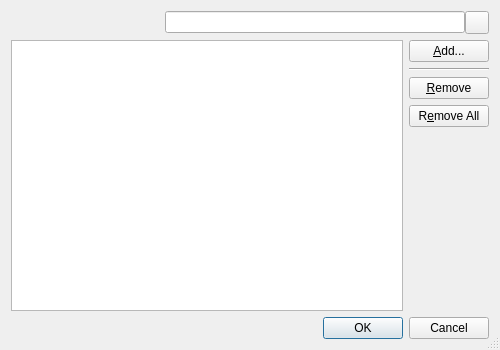
<?xml version="1.0" encoding="UTF-8"?>
<ui version="4.0">
 <class>SendRefererWhitelistDialog</class>
 <widget class="QDialog" name="SendRefererWhitelistDialog">
  <property name="geometry">
   <rect>
    <x>0</x>
    <y>0</y>
    <width>500</width>
    <height>350</height>
   </rect>
  </property>
  <property name="windowTitle">
   <string>Send Referer Whitelist</string>
  </property>
  <property name="sizeGripEnabled">
   <bool>true</bool>
  </property>
  <layout class="QVBoxLayout" name="verticalLayout">
   <item>
    <layout class="QGridLayout" name="gridLayout_2">
     <property name="horizontalSpacing">
      <number>0</number>
     </property>
     <item row="0" column="1">
      <widget class="QLineEdit" name="searchEdit">
       <property name="sizePolicy">
        <sizepolicy hsizetype="Expanding" vsizetype="Fixed">
         <horstretch>0</horstretch>
         <verstretch>0</verstretch>
        </sizepolicy>
       </property>
       <property name="minimumSize">
        <size>
         <width>300</width>
         <height>0</height>
        </size>
       </property>
       <property name="toolTip">
        <string>Enter search term for hosts</string>
       </property>
      </widget>
     </item>
     <item row="0" column="2">
      <widget class="QToolButton" name="clearButton">
       <property name="toolTip">
        <string>Press to clear the search edit</string>
       </property>
       <property name="text">
        <string/>
       </property>
      </widget>
     </item>
     <item row="0" column="0">
      <spacer name="horizontalSpacer">
       <property name="orientation">
        <enum>Qt::Horizontal</enum>
       </property>
       <property name="sizeHint" stdset="0">
        <size>
         <width>40</width>
         <height>20</height>
        </size>
       </property>
      </spacer>
     </item>
    </layout>
   </item>
   <item>
    <layout class="QGridLayout" name="gridLayout">
     <item row="4" column="1">
      <spacer name="verticalSpacer">
       <property name="orientation">
        <enum>Qt::Vertical</enum>
       </property>
       <property name="sizeHint" stdset="0">
        <size>
         <width>20</width>
         <height>40</height>
        </size>
       </property>
      </spacer>
     </item>
     <item row="0" column="1">
      <widget class="QPushButton" name="addButton">
       <property name="toolTip">
        <string>Press to add site to the whitelist</string>
       </property>
       <property name="text">
        <string>&amp;Add...</string>
       </property>
       <property name="autoDefault">
        <bool>false</bool>
       </property>
      </widget>
     </item>
     <item row="1" column="1">
      <widget class="Line" name="line">
       <property name="orientation">
        <enum>Qt::Horizontal</enum>
       </property>
      </widget>
     </item>
     <item row="2" column="1">
      <widget class="QPushButton" name="removeButton">
       <property name="toolTip">
        <string>Press to remove the selected entries</string>
       </property>
       <property name="text">
        <string>&amp;Remove</string>
       </property>
       <property name="autoDefault">
        <bool>false</bool>
       </property>
      </widget>
     </item>
     <item row="3" column="1">
      <widget class="QPushButton" name="removeAllButton">
       <property name="toolTip">
        <string>Press to remove all entries</string>
       </property>
       <property name="text">
        <string>R&amp;emove All</string>
       </property>
       <property name="autoDefault">
        <bool>false</bool>
       </property>
      </widget>
     </item>
     <item row="0" column="0" rowspan="5">
      <widget class="E5ListView" name="whitelist">
       <property name="alternatingRowColors">
        <bool>true</bool>
       </property>
      </widget>
     </item>
    </layout>
   </item>
   <item>
    <widget class="QDialogButtonBox" name="buttonBox">
     <property name="orientation">
      <enum>Qt::Horizontal</enum>
     </property>
     <property name="standardButtons">
      <set>QDialogButtonBox::Cancel|QDialogButtonBox::Ok</set>
     </property>
    </widget>
   </item>
  </layout>
 </widget>
 <customwidgets>
  <customwidget>
   <class>E5ListView</class>
   <extends>QListView</extends>
   <header>E5Gui/E5ListView.h</header>
  </customwidget>
 </customwidgets>
 <tabstops>
  <tabstop>searchEdit</tabstop>
  <tabstop>clearButton</tabstop>
  <tabstop>whitelist</tabstop>
  <tabstop>addButton</tabstop>
  <tabstop>removeButton</tabstop>
  <tabstop>removeAllButton</tabstop>
  <tabstop>buttonBox</tabstop>
 </tabstops>
 <resources/>
 <connections>
  <connection>
   <sender>buttonBox</sender>
   <signal>accepted()</signal>
   <receiver>SendRefererWhitelistDialog</receiver>
   <slot>accept()</slot>
   <hints>
    <hint type="sourcelabel">
     <x>227</x>
     <y>329</y>
    </hint>
    <hint type="destinationlabel">
     <x>157</x>
     <y>274</y>
    </hint>
   </hints>
  </connection>
  <connection>
   <sender>buttonBox</sender>
   <signal>rejected()</signal>
   <receiver>SendRefererWhitelistDialog</receiver>
   <slot>reject()</slot>
   <hints>
    <hint type="sourcelabel">
     <x>295</x>
     <y>335</y>
    </hint>
    <hint type="destinationlabel">
     <x>286</x>
     <y>274</y>
    </hint>
   </hints>
  </connection>
  <connection>
   <sender>clearButton</sender>
   <signal>clicked()</signal>
   <receiver>searchEdit</receiver>
   <slot>clear()</slot>
   <hints>
    <hint type="sourcelabel">
     <x>478</x>
     <y>24</y>
    </hint>
    <hint type="destinationlabel">
     <x>437</x>
     <y>22</y>
    </hint>
   </hints>
  </connection>
 </connections>
</ui>
